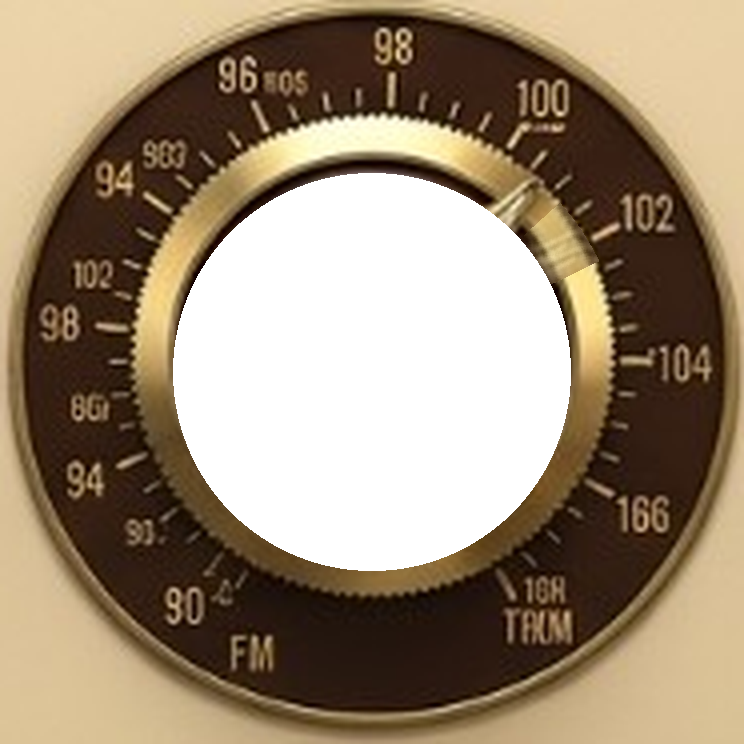
#> input picture public/img/skins/vintage-50-crown.png, 744 x 744 px, found by its file name
$ python _fix_tip_scar.py
#> lines starting #> are read from the running program, lines starting #| are printed output that depends on the picture; after the words box and inside, x2 and y2 are one past the last pixel; in counts of white or black regions, pixels touching at a corner belong together; long printed decimals are rounded
"""Remove leftover tip drawing on crown between FM 100–102; restore gold + brown."""
from pathlib import Path
import numpy as np
from PIL import Image, ImageFilter
import cv2

ROOT = Path(r"C:\Users\franc\Documents\GitHub\Radio\public\img\skins")

crown = Image.open(ROOT / "vintage-50-crown.png").convert("RGBA")
#> crown is the input picture: PIL image 744x744 RGBA; mean R, G, B, A 97.6, 80.1, 57.7, 197.7
arr = np.asarray(crown).astype(np.float32)
h, w = arr.shape[:2]
#> h = 744; w = 744
cx, cy = (w - 1) / 2.0, (h - 1) / 2.0
#> cx = 371.5; cy = 371.5
yy, xx = np.mgrid[0:h, 0:w]
dx, dy = xx - cx, yy - cy
rad = np.sqrt(dx * dx + dy * dy)
ang = (np.degrees(np.arctan2(dy, dx)) + 360.0) % 360.0
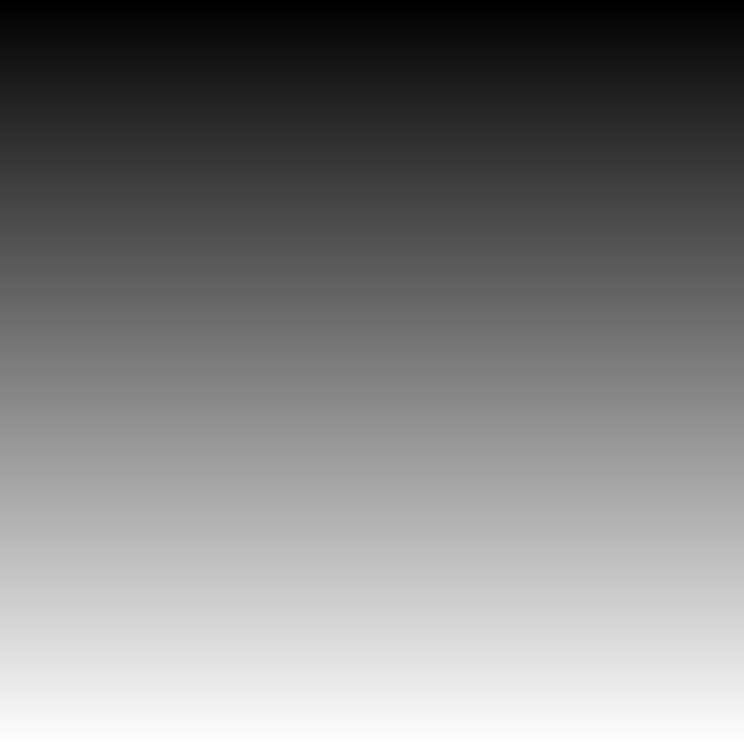
#> dy: shape (744, 744) float64; min -371.5, max 371.5, mean 0; drawn with min black and max white
R = min(cx, cy)
#> R = 371.5

L = 0.4 * arr[:, :, 0] + 0.35 * arr[:, :, 1] + 0.25 * arr[:, :, 2]
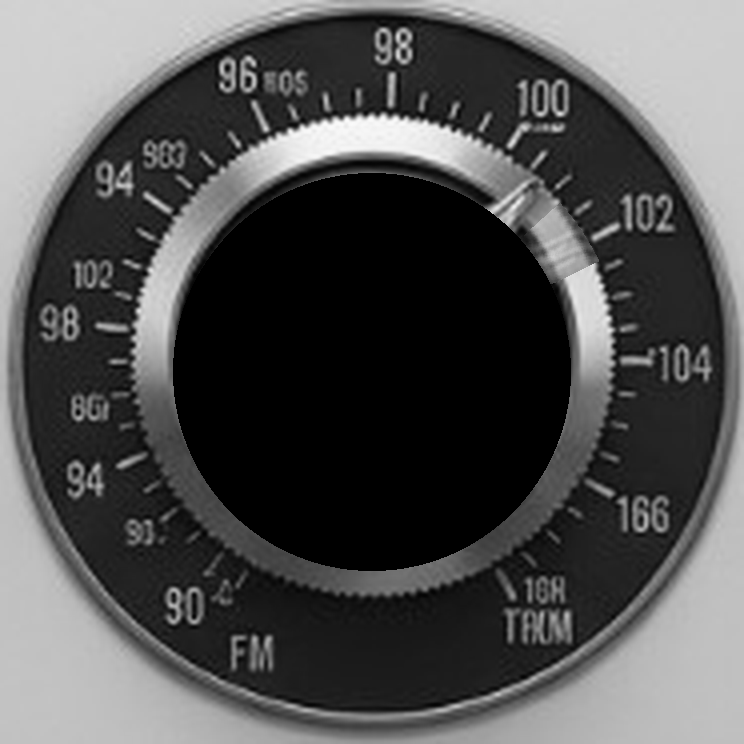
#> L: shape (744, 744) float32; min 0, max 251, mean 81.5
A = arr[:, :, 3]
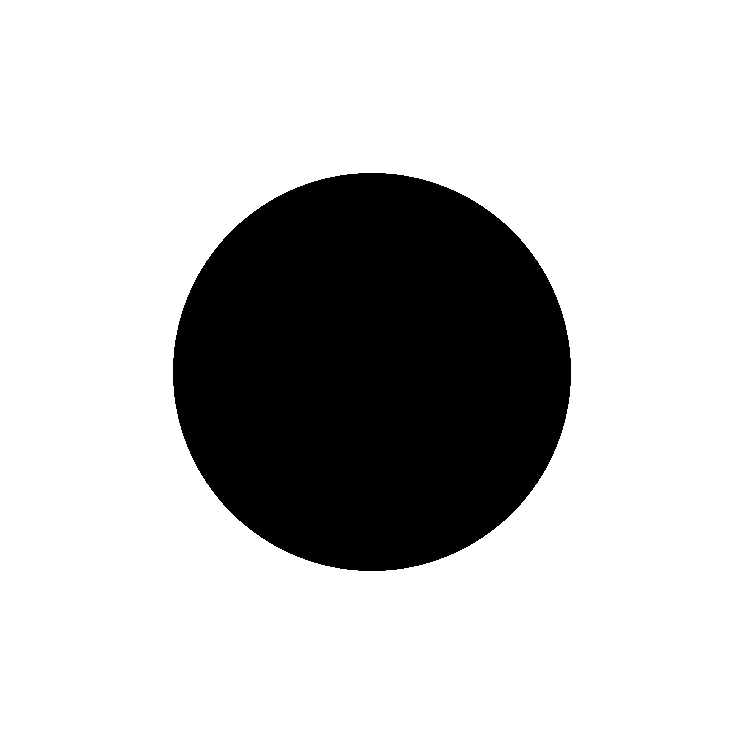
#> A: shape (744, 744) float32; 77.5% white; 1 black region, box (x1, y1, x2, y2) and area: (173, 173, 571, 571) 124468

# --- zones ---
# Brown scale ring (numbers live here)
brown = (rad > 0.78 * R) & (rad < 0.955 * R) & (A > 200)
#> brown: shape (744, 744) bool; 23.8% white; 1 white region, box (x1, y1, x2, y2) and area: (17, 17, 727, 727) 131608
# Gold knurled ring
gold = (rad > 0.55 * R) & (rad < 0.80 * R) & (A > 200)
#> gold: shape (744, 744) bool; 26.4% white; 1 white region, box (x1, y1, x2, y2) and area: (75, 75, 669, 669) 146360

# FM 100–102 sits mid-left on this crown (~195–218°)
# Widen a bit to catch the whole tip scar
SEC0, SEC1 = 188.0, 222.0
sector = (ang >= SEC0) & (ang <= SEC1)

# Tip ghost on brown: brighter smear that isn't a clean thin tick
# Ticks are short, near gold, thin in angular width.
brown_sec = brown & sector
#> brown_sec: shape (744, 744) bool; 2.2% white; 1 white region, box (x1, y1, x2, y2) and area: (21, 135, 156, 332) 12428
bmed = float(np.median(L[brown_sec]))
#> bmed = 38.85
# bright-ish residual (tip was cream/gold)
ghost = brown_sec & (L > bmed + 28) & (L < 210)
#> ghost: shape (744, 744) bool; 0.44% white; 10 white regions (6 under 20 px), largest, box (x1, y1, x2, y2) and area: (95, 160, 135, 199) 986, (40, 304, 80, 331) 665, (73, 260, 105, 289) 558, (21, 248, 40, 323) 171
# dilate a little to catch soft edge
ghost_u8 = ghost.astype(np.uint8) * 255
ghost_u8 = cv2.dilate(ghost_u8, np.ones((3, 3), np.uint8), iterations=1)
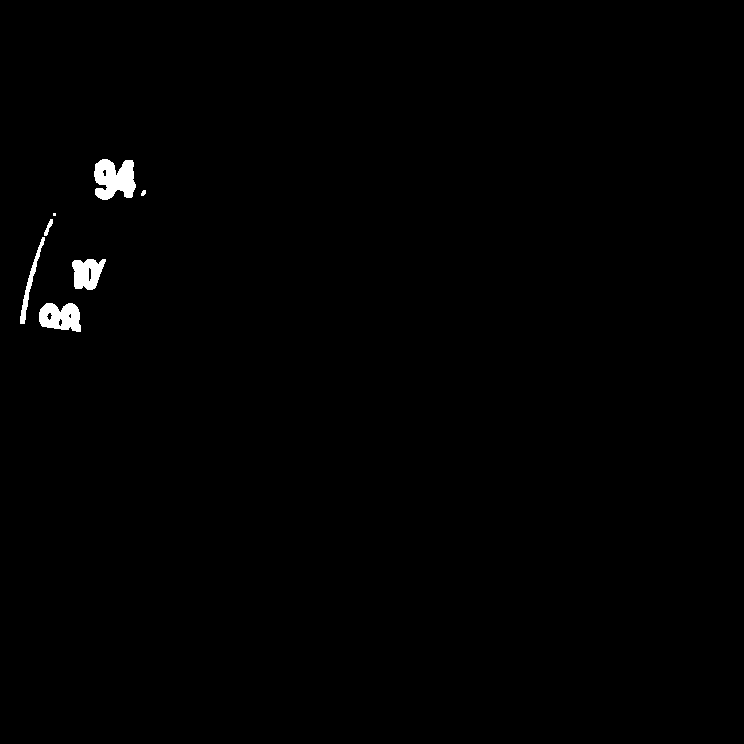
#> ghost_u8: shape (744, 744); 0.62% white; 7 white regions (1 under 20 px), largest, box (x1, y1, x2, y2) and area: (94, 159, 136, 200) 1260, (39, 303, 81, 332) 909, (72, 259, 106, 290) 747, (20, 237, 45, 324) 400, (44, 219, 53, 236) 64, (141, 190, 146, 196) 23
# remove thin tick marks: keep only blobs with enough area / radial extent
nlab, labels, stats, _ = cv2.connectedComponentsWithStats(ghost_u8, connectivity=8)
#> labels: shape (744, 744) int32; 8 distinct labels, from 0 to 7
#> nlab = 8; stats = [[0, 0, 744, 744, 550124], [94, 159, 42, 41, 1260], [141, 190, 5, 6, 23], [53, 213, 3, 3, 9], [44, 219, 9, 17, 64], [20, 237, 25, 87, 400], [72, 259, 34, 31, 747], [39, 303, 42, 29, 909]]
keep = np.zeros_like(ghost_u8)
for i in range(1, nlab):
    x, y, bw, bh, area = stats[i]
    if area < 12:
        continue
    # tip scar is wider than a 1px tick
    if bw >= 4 or bh >= 4 or area >= 25:
        keep[labels == i] = 255
#> this loop made 7 passes
print("brown ghost px", int(keep.sum() / 255), "bmed", bmed)
#| brown ghost px 3403 bmed 38.850

# Gold scar in same sector: local L outliers vs ring median at that radius
gold_sec = gold & sector
#> gold_sec: shape (744, 744) bool; 2.5% white; 1 white region, box (x1, y1, x2, y2) and area: (78, 173, 220, 344) 13820
# also catch tip protruding from gold into brown (gold-colored wedge)
goldish = (
    sector
    & (A > 200)
    & (rad > 0.70 * R)
    & (rad < 0.90 * R)
    & (arr[:, :, 0] > 150)
    & (arr[:, :, 1] > 110)
    & (arr[:, :, 2] < 130)
    & ((arr[:, :, 0] - arr[:, :, 2]) > 40)
)
#> goldish: shape (744, 744) bool; 0.12% white in thin lines or dots, all inside (x1, y1, x2, y2) = (44, 163, 170, 331)
# Exclude normal knurled gold band interior (keep only outer fringe toward scale)
gold_scar = goldish & (rad > 0.76 * R)
#> gold_scar: shape (744, 744) bool; 0.1% white in thin lines or dots, all inside (x1, y1, x2, y2) = (44, 163, 151, 331)
gold_scar_u8 = gold_scar.astype(np.uint8) * 255
gold_scar_u8 = cv2.dilate(gold_scar_u8, np.ones((2, 2), np.uint8), iterations=1)
#> gold_scar_u8: shape (744, 744); 0.17% white; 14 white regions (6 under 20 px), largest, box (x1, y1, x2, y2) and area: (64, 308, 79, 332) 214, (100, 165, 114, 197) 197, (115, 179, 134, 192) 128
print("gold scar px", int(gold_scar_u8.sum() / 255))
#| gold scar px 921

# Combined mask for inpaint on RGB (preserve alpha)
mask = np.maximum(keep, gold_scar_u8)
#> mask: shape (744, 744); 0.62% white; 7 white regions (1 under 20 px), largest, box (x1, y1, x2, y2) and area: (94, 159, 136, 200) 1260, (39, 303, 81, 332) 909, (72, 259, 106, 290) 747, (20, 237, 45, 324) 400, (44, 219, 53, 236) 64, (141, 190, 152, 200) 55
# don't wipe legitimate scale numbers: protect very bright glyph cores if compact
# (optional) — tip ghost is usually mid-bright and blurry

if mask.sum() == 0:
    # fallback: manual wedge between 100–102 based on visual crops
    print("fallback wedge mask")
    mask = np.zeros((h, w), np.uint8)
    # from tip_a / tip_sharp: around x 80-160, y 240-320
    cv2.ellipse(mask, (int(cx), int(cy)), (int(0.88 * R), int(0.88 * R)), 0, 188, 218, 255, 18)
    # only brown+gold fringe
    mask = mask & ((brown | (gold & (rad > 0.72 * R))).astype(np.uint8) * 255)

rgb = np.clip(arr[:, :, :3], 0, 255).astype(np.uint8)
bgr = cv2.cvtColor(rgb, cv2.COLOR_RGB2BGR)
out = cv2.inpaint(bgr, mask, 4, cv2.INPAINT_TELEA)
out = cv2.inpaint(out, mask, 2, cv2.INPAINT_NS)
rgb2 = cv2.cvtColor(out, cv2.COLOR_BGR2RGB).astype(np.float32)
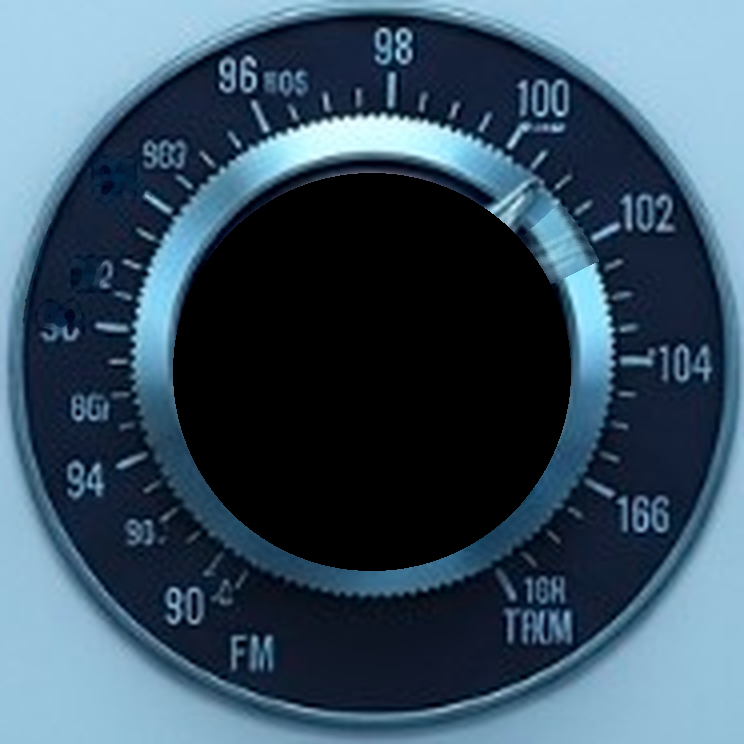
#> rgb2: shape (744, 744, 3) float32; mean B, G, R 97.2, 79.7, 57.4

# Second pass: on gold fringe, force blend toward neighbor gold along ring
rs = np.random.RandomState(7)
ys, xs = np.where(mask > 0)
#> ys = 3452 values from 159 to 331; xs = 3452 values, max 151 at index 1235, min 20 at index 2908, mean 83.46
for y, x in zip(ys, xs):
    rr = rad[y, x]
    aa = ang[y, x]
    # sample gold at same radius, ±8° outside scar sector
    samples = []
    for da in (-14, -10, 10, 14):
        a2 = (aa + da) % 360
        # pick pixel at (rr, a2)
        rad_a = np.radians(a2)
        x2 = int(cx + rr * np.cos(rad_a))
        y2 = int(cy + rr * np.sin(rad_a))
        if 0 <= x2 < w and 0 <= y2 < h and A[y2, x2] > 200:
            samples.append(rgb2[y2, x2])
    if not samples:
        continue
    ref = np.median(samples, axis=0)
    if rr > 0.78 * R:
        # brown zone: pull toward brown samples
        browns = []
        for da in (-12, -8, 8, 12):
            a2 = (aa + da) % 360
            rad_a = np.radians(a2)
            x2 = int(cx + rr * np.cos(rad_a))
            y2 = int(cy + rr * np.sin(rad_a))
            if 0 <= x2 < w and 0 <= y2 < h and brown[y2, x2]:
                browns.append(arr[y2, x2, :3])
        if browns:
            ref = np.median(browns, axis=0)
            rgb2[y, x] = 0.2 * rgb2[y, x] + 0.8 * (ref + rs.normal(0, 1.5, 3))
        continue
    # gold zone: solid gold match
    rgb2[y, x] = 0.25 * rgb2[y, x] + 0.75 * (ref + rs.normal(0, 2.0, 3))
#> this loop made 3452 passes
#> (y, x, rr, aa) on passes 1 to 12: (159, 102, 343.2, 218.3), (159, 103, 342.4, 218.4), (159, 104, 341.6, 218.5), (159, 105, 340.8, 218.6), (159, 106, 340.1, 218.7), (159, 107, 339.3, 218.8), (160, 100, 344.2, 217.9), (160, 101, 343.4, 218), (160, 102, 342.6, 218.1), (160, 103, 341.8, 218.2), (160, 104, 341, 218.3), (160, 105, 340.2, 218.4)
#> (rr, aa) on passes 61 to 66: (325, 220.1), (324.3, 220.2), (323.5, 220.4), (322.7, 220.5), (322, 220.6), (321.2, 220.7)
#> rgb2: shape (744, 744, 3) float32; 0.59% of pixels changed, all inside (x1, y1, x2, y2) = (21, 159, 152, 332)

rgb2 = np.clip(rgb2, 0, 255)
out_rgba = np.dstack([rgb2.astype(np.uint8), A.astype(np.uint8)])
Image.fromarray(out_rgba, "RGBA").save(ROOT / "vintage-50-crown.png")

# preview
prev = Image.fromarray(out_rgba).convert("RGB")
prev.crop((40, 180, 240, 400)).resize((400, 440), Image.Resampling.NEAREST).save(
    ROOT / "_tip_fixed.jpg", quality=95
)
# before/after strip
before = crown.convert("RGB").crop((40, 180, 240, 400)).resize((200, 220), Image.Resampling.NEAREST)
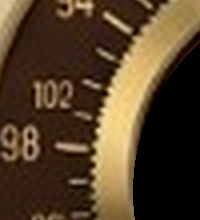
#> before: PIL image 200x220 RGB; mean R, G, B 82, 62.4, 39.3
after = prev.crop((40, 180, 240, 400)).resize((200, 220), Image.Resampling.NEAREST)
strip = Image.new("RGB", (410, 220), (30, 30, 30))
#> strip: PIL image 410x220 RGB; every value is 30
strip.paste(before, (0, 0))
strip.paste(after, (210, 0))
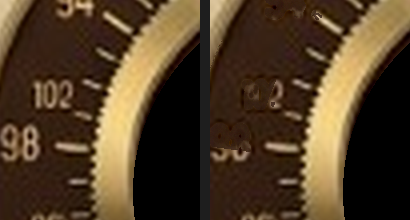
#> strip: PIL image 410x220 RGB; mean R, G, B 79.1, 60.2, 37.9
strip.save(ROOT / "_tip_ba.jpg", quality=95)
print("mask total", int(mask.sum() / 255), "saved")
#| mask total 3452 saved

$ run again, with public/img/skins/_spin-git.png copied over public/img/skins/vintage-50-crown.png
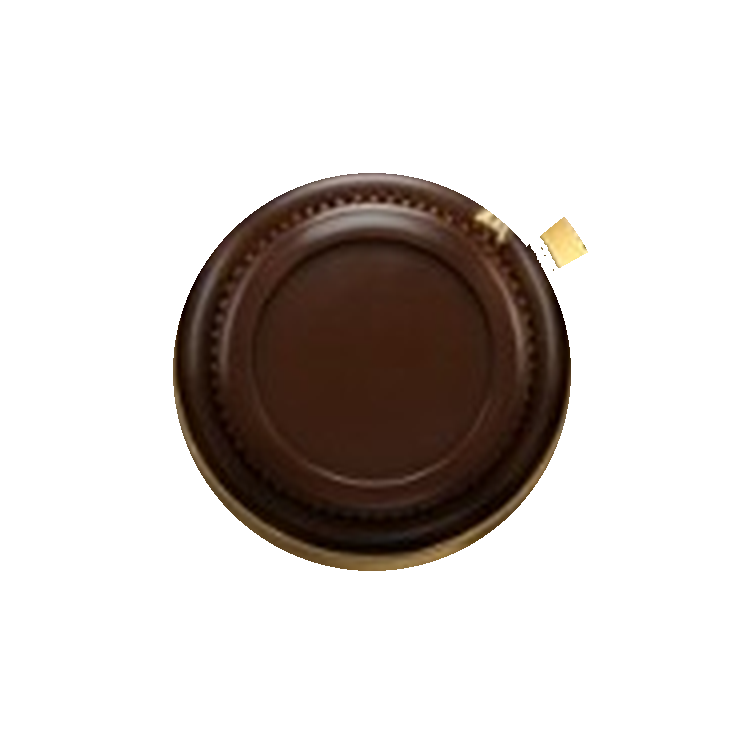
#> input picture public/img/skins/_spin-git.png, 744 x 744 px, found by its file name
#> crown is the input picture: PIL image 744x744 RGBA; mean R, G, B, A 14.7, 9.2, 6.3, 58
#> `A = arr[:, :, 3]`:
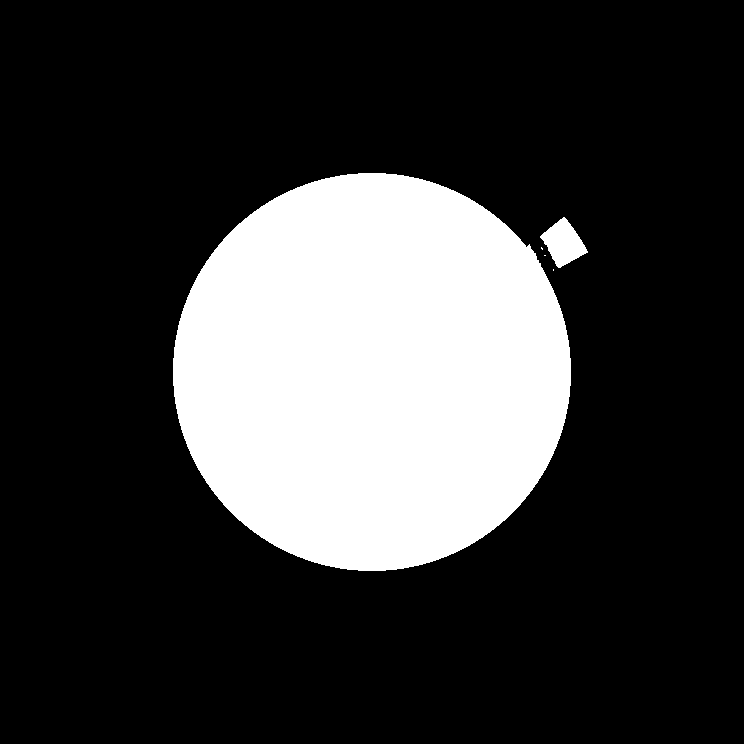
#> A: shape (744, 744) float32; 22.7% white; 5 white regions (3 under 20 px), largest, box (x1, y1, x2, y2) and area: (173, 173, 571, 571) 124526, (540, 217, 588, 268) 1334
#> brown: shape (744, 744) bool; every value is 0
#> gold: shape (744, 744) bool; 0.24% white; 4 white regions (3 under 20 px), largest, box (x1, y1, x2, y2) and area: (540, 217, 588, 268) 1334
#> bmed = nan
#> labels: shape (744, 744) int32; every value is 0
#> nlab = 1; stats = [[0, 0, 744, 744, 553536]]
#| brown ghost px 0 bmed nan
#| gold scar px 0
#> mask: shape (744, 744); 0.64% white; 1 white region, box (x1, y1, x2, y2) and area: (39, 161, 124, 336) 3517
#> ys = empty array
#> `strip.paste(after, (210, 0))`:
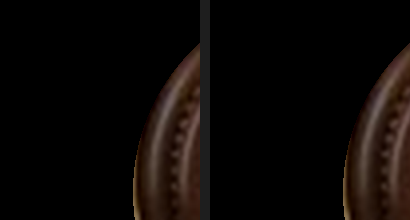
#> strip: PIL image 410x220 RGB; mean R, G, B 12.5, 8.4, 6.4
#| mask total 0 saved
